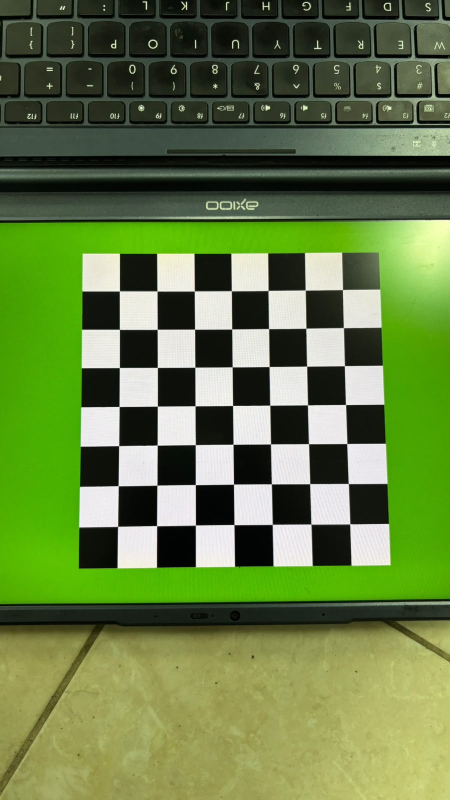
#> input picture foto_ijo/1.jpeg, 900 x 1600 px (shown at 1/2 size); its folder holds 4 pictures in this run
$ python main.py
#> lines starting #> are read from the running program, lines starting #| are printed output that depends on the picture
import cv2, glob
import numpy as np
import matplotlib.pyplot as plt

CHECKERBOARD = (7, 7)
SQUARE_MM = 18.0   # ganti dengan ukuran kotak hasil ukur
criteria = (cv2.TERM_CRITERIA_EPS + cv2.TERM_CRITERIA_MAX_ITER, 30, 0.001)
flags = cv2.CALIB_CB_ADAPTIVE_THRESH + cv2.CALIB_CB_NORMALIZE_IMAGE

objp = np.zeros((CHECKERBOARD[0]*CHECKERBOARD[1], 3), np.float32)
objp[:, :2] = np.mgrid[0:CHECKERBOARD[0], 0:CHECKERBOARD[1]].T.reshape(-1, 2)
objp *= SQUARE_MM

objpoints, imgpoints, used = [], [], []


for fname in sorted(glob.glob("foto_ijo/*.jpeg")):
    gray = cv2.imread(fname, cv2.IMREAD_GRAYSCALE)
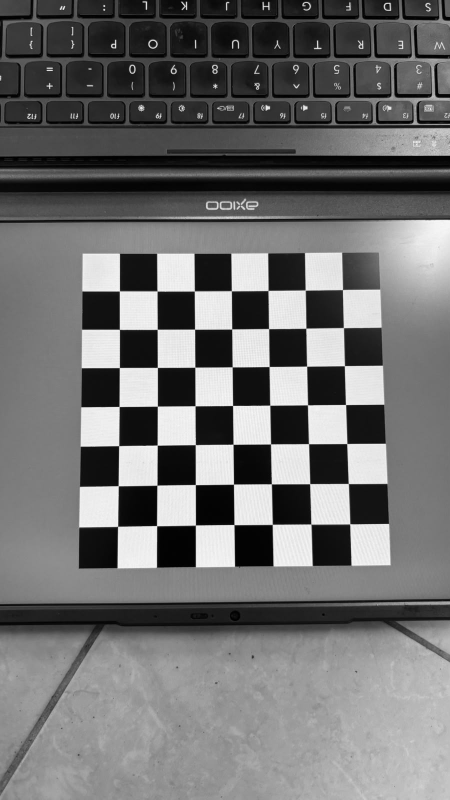
#> gray: shape (1600, 900) (shown at 1/2 size); min 0, max 255, mean 111.7
    if gray is None:
        print("TIDAK TERBACA:", fname)
        continue

    # deteksi pada versi diperkecil
    scale = min(1.0, 1000 / max(gray.shape))
#> scale = 0.625
    small = cv2.resize(gray, None, fx=scale, fy=scale) if scale < 1 else gray
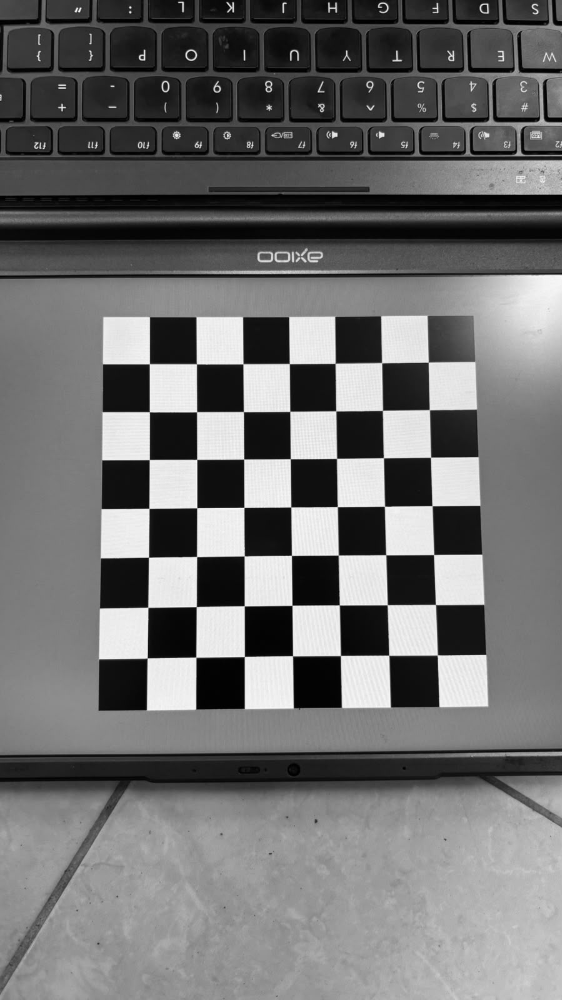
#> small: shape (1000, 562); min 0, max 251, mean 111.6

    ret, corners = cv2.findChessboardCorners(small, CHECKERBOARD, flags)
#> ret = True; corners = 49 rows, first 8: [437.4, 654.9], [388.5, 655.4], [340.5, 655.5], [292.5, 655.7], [244.5, 656.5], [195.7, 657.3], [147.3, 657.8], [435.5, 604.5]
    if not ret:
        print("GAGAL deteksi:", fname)
        continue

    corners = (corners / scale).astype(np.float32)   # kembalikan ke resolusi asli, pastikan float32
#> corners = 49 rows, first 8: [699.8, 1047.9], [621.7, 1048.6], [544.8, 1048.8], [468, 1049.1], [391.1, 1050.4], [313.1, 1051.6], [235.7, 1052.5], [696.8, 967.2]
    corners2 = cv2.cornerSubPix(gray, corners, (11, 11), (-1, -1), criteria)
#> corners2 = 49 rows, first 8: [700, 1048.2], [622.3, 1048.6], [544.9, 1049.1], [468.4, 1049.7], [391.3, 1050.6], [313.7, 1051.7], [235.7, 1053.1], [697, 967.5]
    objpoints.append(objp)
    imgpoints.append(corners2)
    used.append(fname)
#> pass 2 of the loop `for fname in sorted(glob.glob("foto_ijo/*.jpeg")):`:
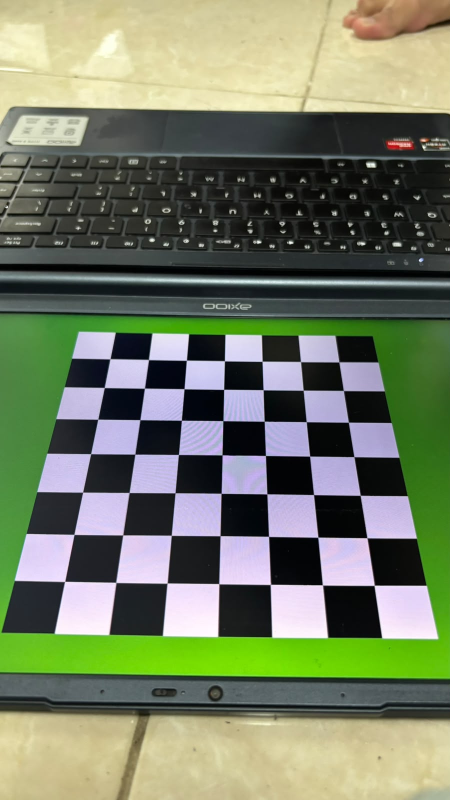
#> input picture foto_ijo/10.jpeg, 900 x 1600 px (shown at 1/2 size)
#> `gray = cv2.imread(fname, cv2.IMREAD_GRAYSCALE)`:
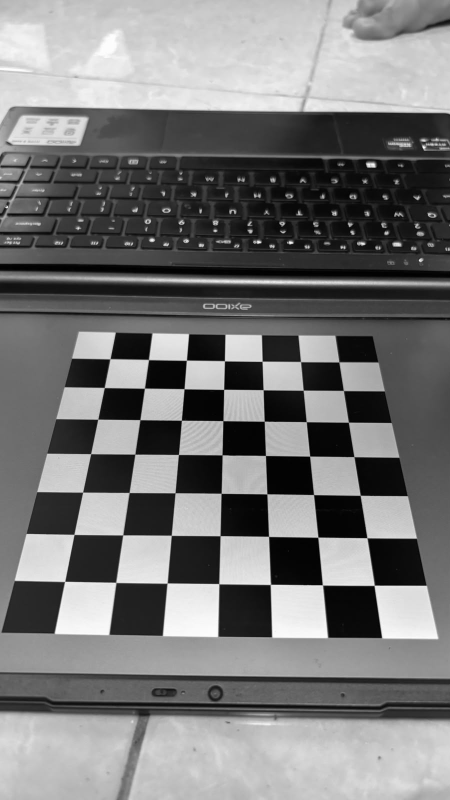
#> gray: shape (1600, 900) (shown at 1/2 size); min 0, max 255, mean 119.8
#> `small = cv2.resize(gray, None, fx=scale, fy=scale) if scale < 1 else g..`:
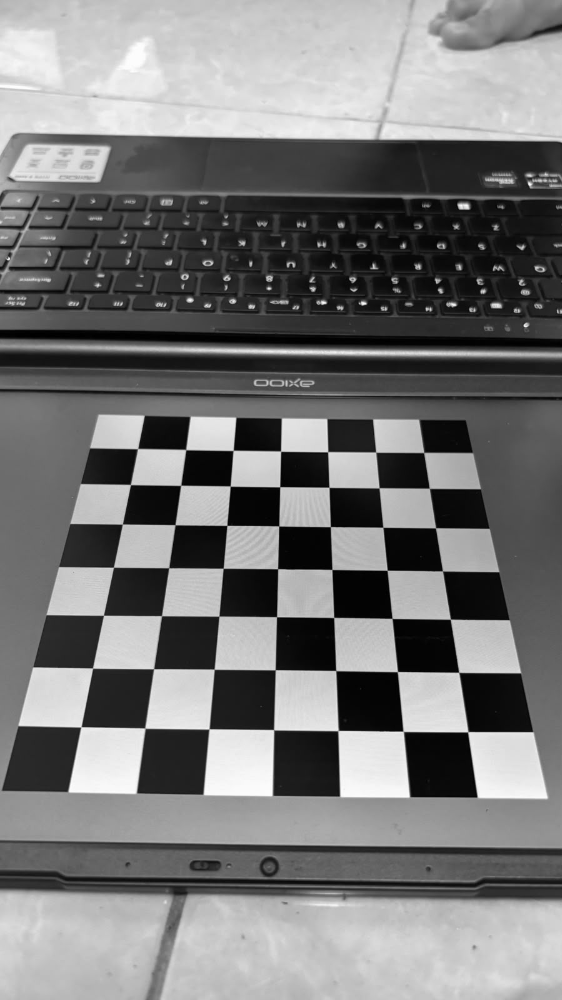
#> small: shape (1000, 562); min 0, max 254, mean 119.8
#> `ret, corners = cv2.findChessboardCorners(small, CHECKERBOARD, flags)`: corners = 49 rows, first 8: [137.5, 448.6], [185.8, 449.7], [233.1, 450.4], [280.6, 451.1], [327.6, 451.8], [375.8, 452.1], [423.6, 452.5], [130.5, 484.5]
#> `corners = (corners / scale).astype(np.float32)`: corners = 49 rows, first 8: [220.1, 717.8], [297.2, 719.6], [372.9, 720.7], [449, 721.7], [524.2, 722.9], [601.3, 723.3], [677.8, 724], [208.8, 775.3]
#> corners2 = 49 rows, first 8: [220.4, 718.1], [297.5, 719.6], [373.3, 720.9], [449.4, 722.2], [524.6, 723.1], [601.5, 723.7], [678.3, 724.3], [209, 775.6]
#> pass 3 of the loop `for fname in sorted(glob.glob("foto_ijo/*.jpeg")):`:
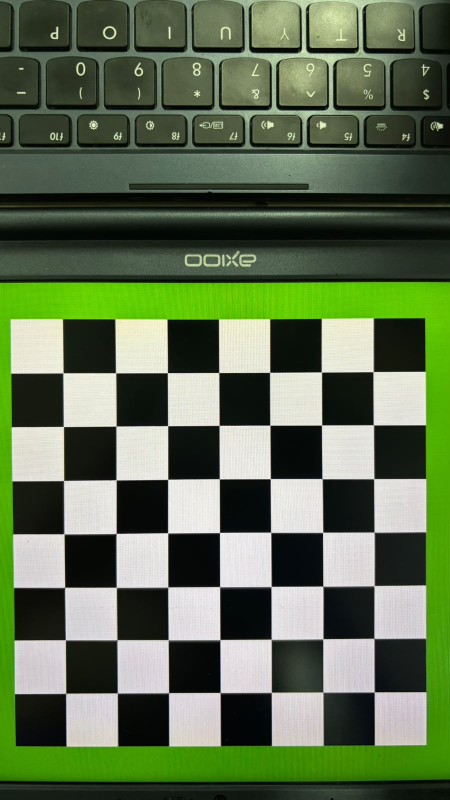
#> input picture foto_ijo/11.jpeg, 900 x 1600 px (shown at 1/2 size)
#> `gray = cv2.imread(fname, cv2.IMREAD_GRAYSCALE)`:
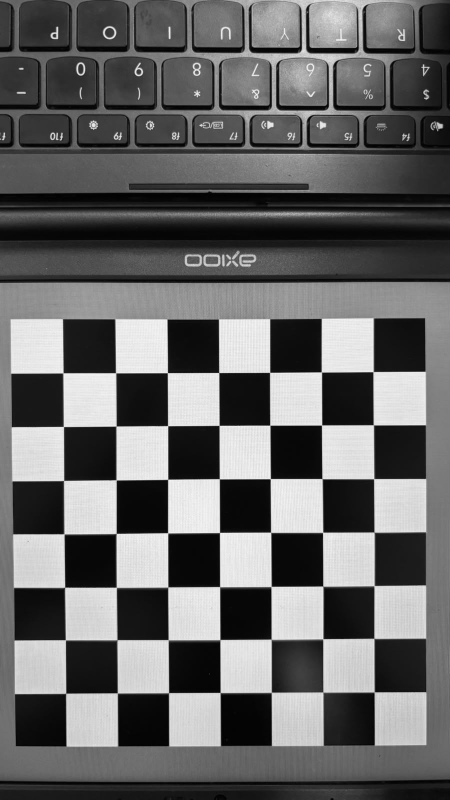
#> gray: shape (1600, 900) (shown at 1/2 size); min 0, max 255, mean 102.2
#> `small = cv2.resize(gray, None, fx=scale, fy=scale) if scale < 1 else g..`:
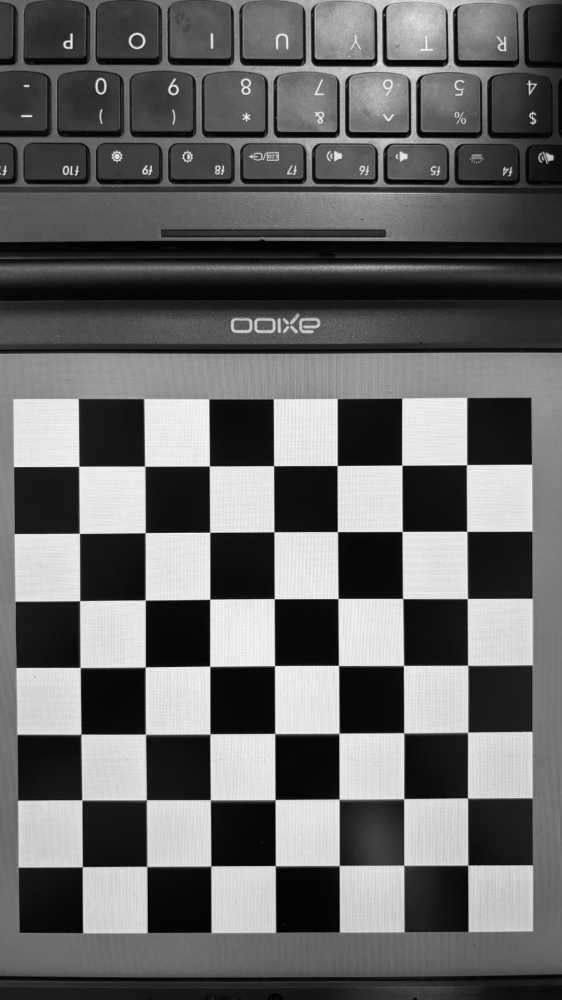
#> small: shape (1000, 562); min 0, max 251, mean 102.1
#> `ret, corners = cv2.findChessboardCorners(small, CHECKERBOARD, flags)`: corners = 49 rows, first 8: [466.3, 464.8], [466.7, 531.2], [467.1, 598.6], [467.5, 665.1], [467.7, 732.1], [467.4, 797.7], [468, 864.9], [401.8, 465]
#> `corners = (corners / scale).astype(np.float32)`: corners = 49 rows, first 8: [746.1, 743.7], [746.7, 849.9], [747.4, 957.7], [748, 1064.2], [748.3, 1171.3], [747.8, 1276.3], [748.7, 1383.9], [642.9, 744.1]
#> corners2 = 49 rows, first 8: [746.6, 743.8], [747, 850.3], [747.9, 957.9], [748.6, 1064.6], [748.6, 1171.7], [748.4, 1277.1], [748.7, 1384.4], [643.2, 744.5]
#> the loop made 4 passes; the first 3 are shown

# [4 lines of commented-out code are left out]

print("Foto valid:", len(used))
if len(used) < 3:
    raise SystemExit("Foto valid kurang dari 3, kalibrasi tidak bisa dijalankan.")

# ===== (1) GANTI pemanggilan calibrateCamera yang lama dengan ini =====
flags = cv2.CALIB_FIX_K3
#> flags = 128
rms, K, dist, rvecs, tvecs = cv2.calibrateCamera(
    objpoints, imgpoints, gray.shape[::-1], None, None, flags=flags)

# Mean reprojection error per gambar (dihitung manual)
errs = []
for i in range(len(objpoints)):
    proj, _ = cv2.projectPoints(objpoints[i], rvecs[i], tvecs[i], K, dist)
    proj = proj.reshape(-1, 2)
    pts = imgpoints[i].reshape(-1, 2)
    e = np.sqrt(np.mean(np.sum((pts - proj) ** 2, axis=1)))
    errs.append(e)
mean_err = np.mean(errs)

# ===== (2) TAMBAHKAN di sini, SETELAH loop errs selesai =====
for f, e in zip(used, errs):
    print(f"{f}: {e:.2f} px")

print("K =\n", K)
print("D [k1 k2 p1 p2 k3] =", dist.ravel())
print("RMS (OpenCV)      :", rms)
print("Mean reproj error :", mean_err)

# Plot koefisien distorsi
names = ["k1", "k2", "p1", "p2", "k3"]
plt.figure(); plt.bar(names, dist.ravel())
plt.title("Koefisien distorsi"); plt.ylabel("nilai"); plt.grid(axis="y")
plt.savefig("koefisien_distorsi.png", dpi=150)
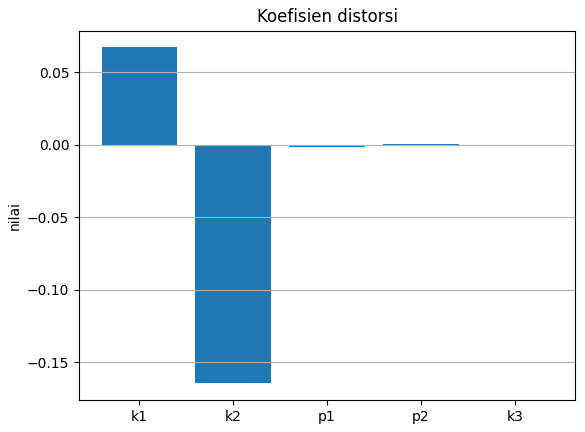
#> figure drawn by matplotlib, 1 panel; tallest bar 0.0672 high, from x = -0.4 to 0.4

# Plot error per foto
plt.figure(); plt.bar(range(len(errs)), errs)
plt.axhline(0.5, ls="--", c="r"); plt.xlabel("indeks foto"); plt.ylabel("piksel")
plt.title("Reprojection error per foto")
plt.savefig("error_per_foto.png", dpi=150)
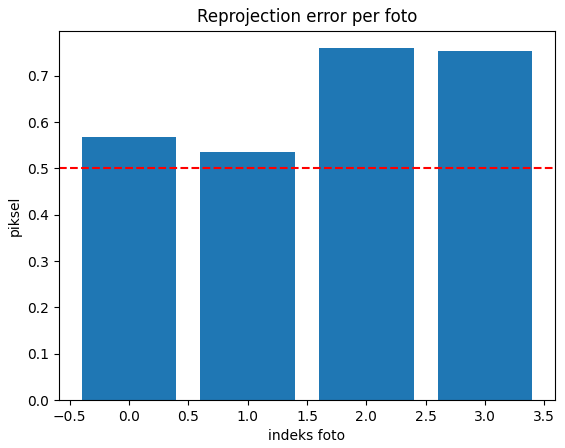
#> figure drawn by matplotlib, 1 panel; tallest bar 0.759 high, from x = 1.6 to 2.4
